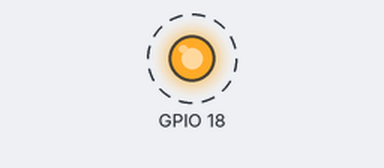
Recording of a program running on a simulated Raspberry Pi (BCM pin numbers). Parts: output pins drawn as LEDs (lit = HIGH). Dashed ring = blinking. What the program prints to the terminal is not drawn.

Above: at 0.2 s.
Timing chart, 0 to 3.0 s (numbered marks = the images above):
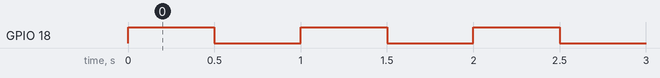

The program:

LED.py
```python
import RPi.GPIO as GPIO
import time

GPIO.setmode(GPIO.BCM)
GPIO.setup(18,GPIO.OUT)

while(True):
    GPIO.output(18,1)
    print("ON")
    time.sleep(0.5)
    GPIO.output(18,0)
    print("OFF")
    time.sleep(0.5)
```

Measured:
- by itself, GPIO 18: alternates HIGH for 0.50 s and LOW for 0.50 s
